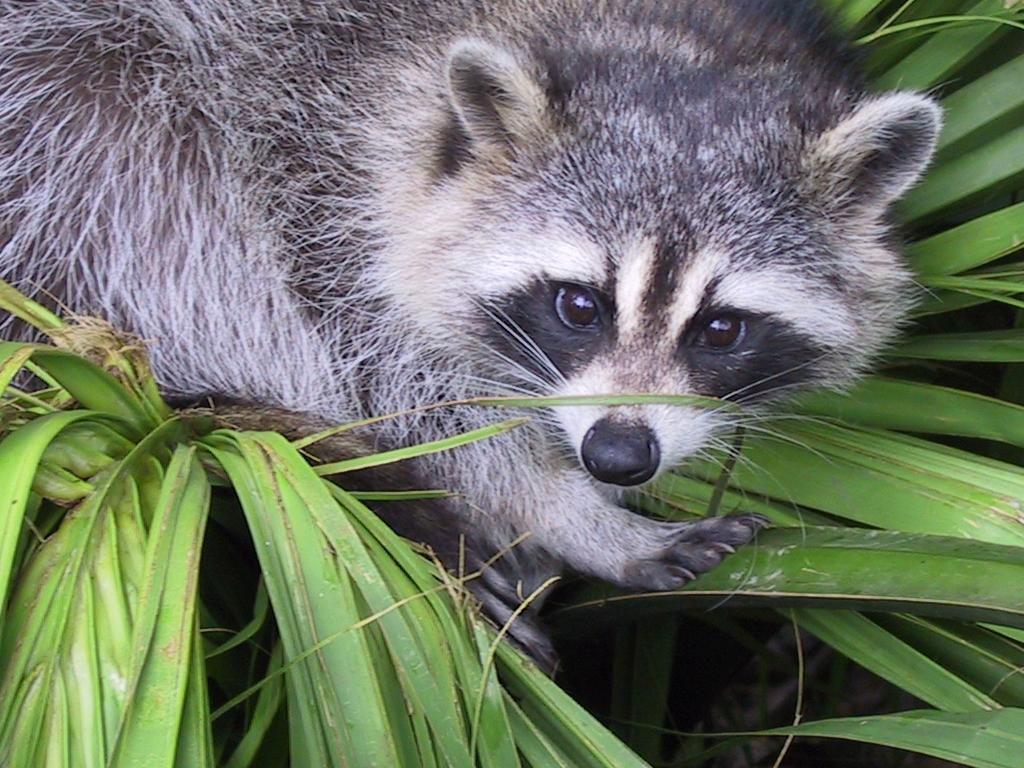
#> input picture piscine/day01/ex03/animal.jpeg, 1024 x 768 px
$ python zoom.py
#> lines starting #> are read from the running program, lines starting #| are printed output that depends on the picture; long printed decimals are rounded
### piscine/day01/ex03/load_image.py
from PIL import Image
import numpy as np


def _guard_(func):
    '''Prevents throwing error in console'''
    # [6 lines left out: function wrapper, not called in this run]
    return wrapper


def ft_load(path: str) -> np.array:
    '''Loads image and shows its title, format, size, shape (RGB channels),
     scale and array of pixels'''
#> called with path = 'animal.jpeg'
    try:
        img = Image.open(path)
#> img is the input picture: PIL image 1024x768 RGB; mean R, G, B 110.7, 117.7, 102.1
        arr_pixels = np.array(img)
        print('Image title:', path)
        print('Image format:', img.format)
#| Image format: JPEG
        width, height = img.size
#> width = 1024; height = 768
        print('Image size. width:', width, 'height:', height)
#| Image size. width: 1024 height: 768
        print('The shape of the image (aka 3 RGB channels):',
              np.shape(arr_pixels))
#| The shape of the image (aka 3 RGB channels): (768, 1024, 3)
        print('Scale:', width / width, height / height)
#| Scale: 1.0 1.0
        print()
        print(arr_pixels)
#> (printed output is left out)
        return img
    except Exception as e:
        print('Error processing image')
        print(e)


# [5 lines left out: function main, not called in this run]


# [2 lines that do not run on import are left out]

### piscine/day01/ex03/zoom.py
import numpy as np
from load_image import ft_load


def _guard_(func):
    '''Prevents throwing error in console'''
    def wrapper(*args, **kwargs):
        try:
            return (func(*args, **kwargs))
        except Exception as e:
            print(e)
            return None
    return wrapper


def zoom():
    '''Zooms image and displays it'''
    try:
        img = ft_load("animal.jpeg")

        width, height = img.size
#> width = 1024; height = 768
        left = 300
        top = 150
        right = left + width / 2
#> right = 812
        bottom = top + height / 2
#> bottom = 534
        img_zoomed = img.crop((left, top, right, bottom))
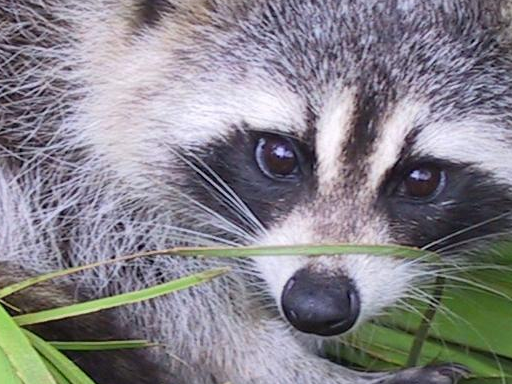
#> img_zoomed: PIL image 512x384 RGB; mean R, G, B 133.9, 131.2, 137.9
        newsize = (400, 400)
        img_zoomed.thumbnail(newsize)  # thumbnail keep the initial dimentions
#> img_zoomed: PIL image 400x300 RGB
        img_zoomed = img_zoomed.convert('L')  # greyscale
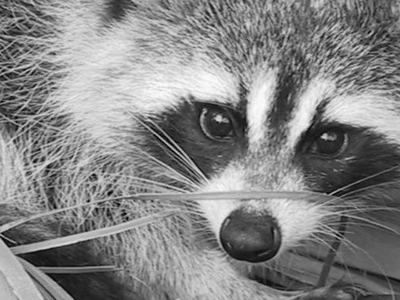
#> img_zoomed: PIL image 400x300 L; min 1, max 252, mean 132.8
        img_zoomed = img_zoomed.crop((100, 0, 400, 300))  # to make square crop
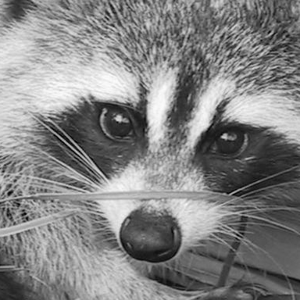
#> img_zoomed: PIL image 300x300 L; min 1, max 252, mean 131.3
        img_zoomed.show()

        arr_pixels = np.array(img_zoomed)
        new_width, new_height = img_zoomed.size
#> new_width = 300; new_height = 300

        print('\n________________________________________________\n')
        print('New shape after slicing:',
              np.shape(arr_pixels))
#| New shape after slicing: (300, 300)
        print('Scale:', new_width / width, new_height / height)
#| Scale: 0.293 0.3906
        print()
        print(arr_pixels)
#> (printed output is left out)
        return None
    except Exception as e:
        print('Error processing image')
        print(e)


@_guard_
def main():
    '''Main for tests and error handling'''
    zoom()


if __name__ == "__main__":
    main()
